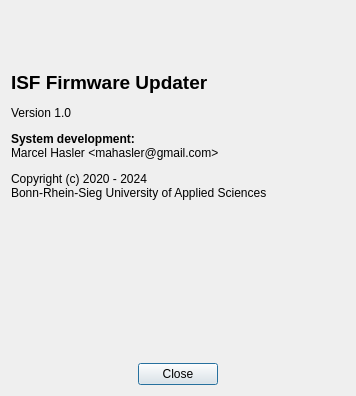
<?xml version="1.0" encoding="UTF-8"?>
<ui version="4.0">
 <class>AboutDialog</class>
 <widget class="QDialog" name="AboutDialog">
  <property name="geometry">
   <rect>
    <x>0</x>
    <y>0</y>
    <width>356</width>
    <height>396</height>
   </rect>
  </property>
  <property name="windowTitle">
   <string>About Firmware Updater</string>
  </property>
  <property name="modal">
   <bool>true</bool>
  </property>
  <layout class="QVBoxLayout" name="verticalLayout">
   <item>
    <layout class="QHBoxLayout" name="horizontalLayout">
     <item>
      <widget class="QLabel" name="label_2">
       <property name="text">
        <string/>
       </property>
       <property name="pixmap">
        <pixmap resource="FirmwareUpdater.qrc">:/res/logo-hbrs.png</pixmap>
       </property>
       <property name="margin">
        <number>6</number>
       </property>
      </widget>
     </item>
    </layout>
   </item>
   <item>
    <layout class="QHBoxLayout" name="horizontalLayout_2">
     <item>
      <widget class="QLabel" name="label">
       <property name="text">
        <string/>
       </property>
       <property name="pixmap">
        <pixmap resource="FirmwareUpdater.qrc">:/res/logo-isf.png</pixmap>
       </property>
       <property name="margin">
        <number>6</number>
       </property>
      </widget>
     </item>
    </layout>
   </item>
   <item>
    <spacer name="verticalSpacer_3">
     <property name="orientation">
      <enum>Qt::Vertical</enum>
     </property>
     <property name="sizeType">
      <enum>QSizePolicy::Fixed</enum>
     </property>
     <property name="sizeHint" stdset="0">
      <size>
       <width>20</width>
       <height>20</height>
      </size>
     </property>
    </spacer>
   </item>
   <item>
    <widget class="QLabel" name="label_3">
     <property name="text">
      <string>&lt;html&gt;&lt;head/&gt;&lt;body&gt;&lt;p&gt;&lt;span style=&quot; font-size:14pt; font-weight:600;&quot;&gt;ISF Firmware Updater&lt;/span&gt;&lt;/p&gt;&lt;p&gt;Version 1.0&lt;/p&gt;&lt;p&gt;&lt;span style=&quot; font-weight:600;&quot;&gt;System development:&lt;/span&gt;&lt;br/&gt;Marcel Hasler &amp;lt;mahasler@gmail.com&amp;gt;&lt;/p&gt;&lt;p&gt;Copyright (c) 2020 - 2024&lt;br/&gt;Bonn-Rhein-Sieg University of Applied Sciences&lt;/p&gt;&lt;/body&gt;&lt;/html&gt;</string>
     </property>
     <property name="margin">
      <number>6</number>
     </property>
    </widget>
   </item>
   <item>
    <spacer name="verticalSpacer">
     <property name="orientation">
      <enum>Qt::Vertical</enum>
     </property>
     <property name="sizeType">
      <enum>QSizePolicy::MinimumExpanding</enum>
     </property>
     <property name="sizeHint" stdset="0">
      <size>
       <width>20</width>
       <height>10</height>
      </size>
     </property>
    </spacer>
   </item>
   <item>
    <widget class="QDialogButtonBox" name="buttonBox">
     <property name="orientation">
      <enum>Qt::Horizontal</enum>
     </property>
     <property name="standardButtons">
      <set>QDialogButtonBox::Close</set>
     </property>
     <property name="centerButtons">
      <bool>true</bool>
     </property>
    </widget>
   </item>
  </layout>
 </widget>
 <resources>
  <include location="FirmwareUpdater.qrc"/>
 </resources>
 <connections>
  <connection>
   <sender>buttonBox</sender>
   <signal>accepted()</signal>
   <receiver>AboutDialog</receiver>
   <slot>accept()</slot>
   <hints>
    <hint type="sourcelabel">
     <x>248</x>
     <y>254</y>
    </hint>
    <hint type="destinationlabel">
     <x>157</x>
     <y>274</y>
    </hint>
   </hints>
  </connection>
  <connection>
   <sender>buttonBox</sender>
   <signal>rejected()</signal>
   <receiver>AboutDialog</receiver>
   <slot>reject()</slot>
   <hints>
    <hint type="sourcelabel">
     <x>316</x>
     <y>260</y>
    </hint>
    <hint type="destinationlabel">
     <x>286</x>
     <y>274</y>
    </hint>
   </hints>
  </connection>
 </connections>
</ui>
